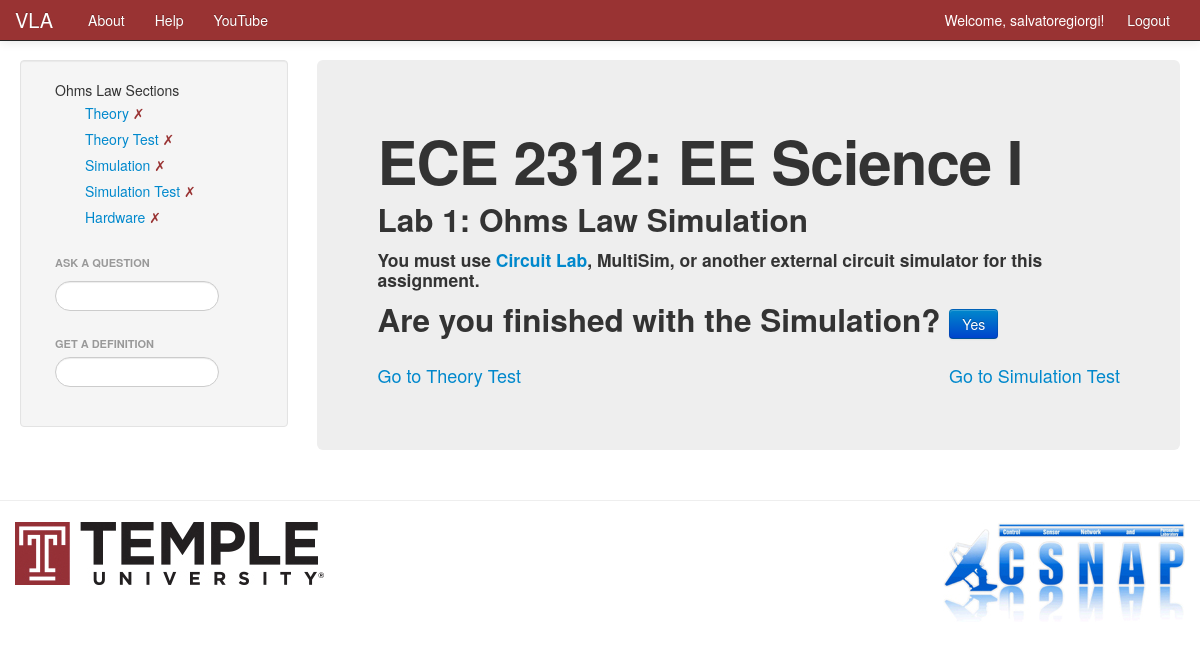
The page /VLA/course/EE_Science_I/Ohms_Law/simulation/Ohms_Law_Simulation/ (signed in) on the database as committed earlier.
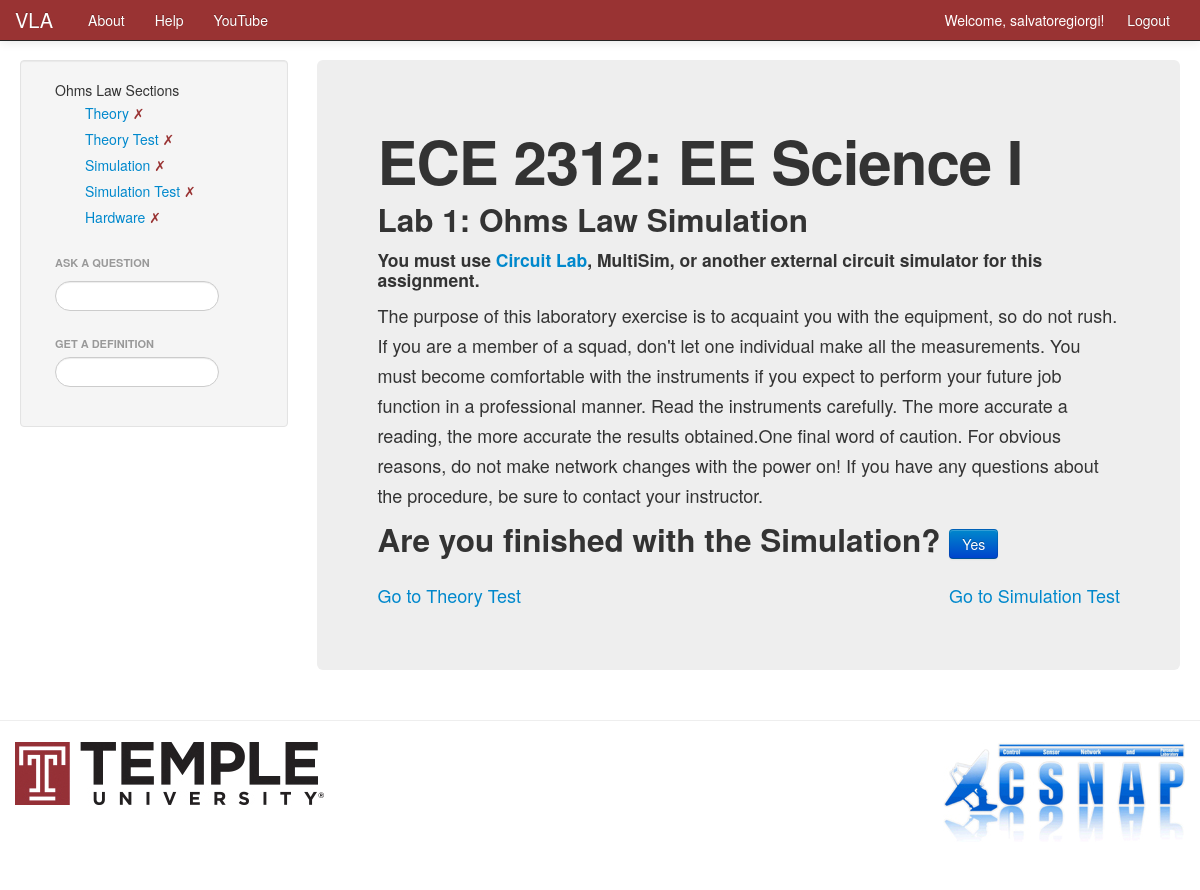
The same page on the database as committed later.
### VLA/models.py (models this page shows, shortened)
class SimulationElement(models.Model):
    simulation = models.ForeignKey(Simulation)
    name = models.CharField(max_length=128)
    number = models.IntegerField(default=0)
    text_input = models.TextField(blank=True)
    image_input = models.FileField(upload_to='static/', blank=True)
    equation_input = models.CharField(max_length=256, blank=True)
    TYPE_CHOICES = (
        ('text', 'text'),
        ('image', 'image'),
        ('equation', 'equation'),
        ('latex', 'latex'),
        ('table', 'table'),
    )
    element_type = models.CharField(choices=TYPE_CHOICES, max_length=8)

### VLA/views.py (the view)
# urls.py: url(r'^course/(?P<course_name_url>\w+)/(?P<lab_name_url>\w+)/simulation/(?P<simulation_name_url>\w+)/$', views.simulation, name='simulation'),
def simulation(request, course_name_url, lab_name_url, simulation_name_url):
    lab_name = lab_name_url.replace('_', ' ')
    course_name = course_name_url.replace('_', ' ')
    simulation_name = simulation_name_url.replace('_', ' ')
    context_dict = {'lab_name': lab_name}
    context_dict['def_searched'] = False
    context_dict['def_list'] = Node.objects.all()
    try:
        course = Course.objects.get(name=course_name)
        lab = Laboratory.objects.filter(course=course).get(name=lab_name)
        lab.url = lab_name_url
        course.url = course_name_url
        context_dict['lab'] = lab
        context_dict['course'] = course
        context_dict = get_sections(context_dict, lab)
        context_dict['simulation_elements'] = SimulationElement.objects.filter(simulation=context_dict['simulation'])
    except Course.DoesNotExist:
        pass
    if not request.user.is_authenticated():
        return render(request, 'VLA/login.html')
    else:
        if request.method == 'POST':
            context_dict['simulation'].is_completed = True
            context_dict['simulation'].save()
        return render(request, 'VLA/simulation.html', context_dict)

### VLA/templates/VLA/simulation.html (shortened to what this page needs)
{% extends 'VLA/base.html' %}
{% load staticfiles %}
{% block sidetitle %}{{ lab_name }} Sections{% endblock %}
{% block sidebar %}
    {% include 'VLA/lab_section_list.html' with labs=labs %}
{% endblock %}
{% block body_block %}
<div class="hero-unit">
    <h1>{{ course.subj }} {{ course.course_number }}: {{ course.name }}</h1>
    <h2>Lab {{ lab.lab_number }}: {{ simulation.name }}</h2>
    <h4>You must use <a href="http://www.circuitlab.com/" target="new">Circuit Lab</a>, MultiSim, or another
        external circuit simulator for this assignment.</h4>
    {% if simulation_elements %}
    {% for element in simulation_elements %}
        {% if element.element_type == 'text' %}
            <p>{{ element.text_input}}</p>
        {% elif element.element_type == 'image' %}
            <p><center><img src="{% static element.image_input %}"></center></p>
        {% elif element.element_type == 'latex' %}
            <p><center>$${{ element.equation_input}}$$</center></p>
        {% elif element.element_type == 'equation' %}
            <p><center>{{ element.equation_input}}</center></p>
        {% endif %}
    {% endfor %}
    {% endif %}
    {% if not simulation.is_completed %}
        <form method="post" action="{% url 'theorytest' course.url lab.url simulation.url %}">
            <h2>Are you finished with the Simulation? <input class="btn btn-primary" type="submit" name="submit" value="Yes"/></h2>
        </form>
    {% endif %}
    {% if theorytest %}
        <a href="{% url 'theorytest' course.url lab.url theorytest.url %}">Go to Theory Test</a>
    {% endif %}
    {% if simulationtest %}
        <ul class="nav pull-right">
            <a href="{% url 'simulationtest' course.url lab.url simulationtest.url %}">Go to Simulation Test</a>
        </ul>
    {% endif %}
</div>
{% endblock %}

Rows that differ between the two databases and show on the page:
now on this page (row edited): SimulationElement: text_input "The purpose of this laboratory exercise is to acquaint you with the equipment, so do not rush. If you are a member of a squad, don't let one individual make all the measurements. You must become comfortable with the instruments if you expect to perform your future job function in a professional manner. Read the instruments carefully. The more accurate a reading, the more accurate the results obtained.One final word of caution. For obvious reasons, do not make network changes with the power on! If you have any questions about the procedure, be sure to contact your instructor."
